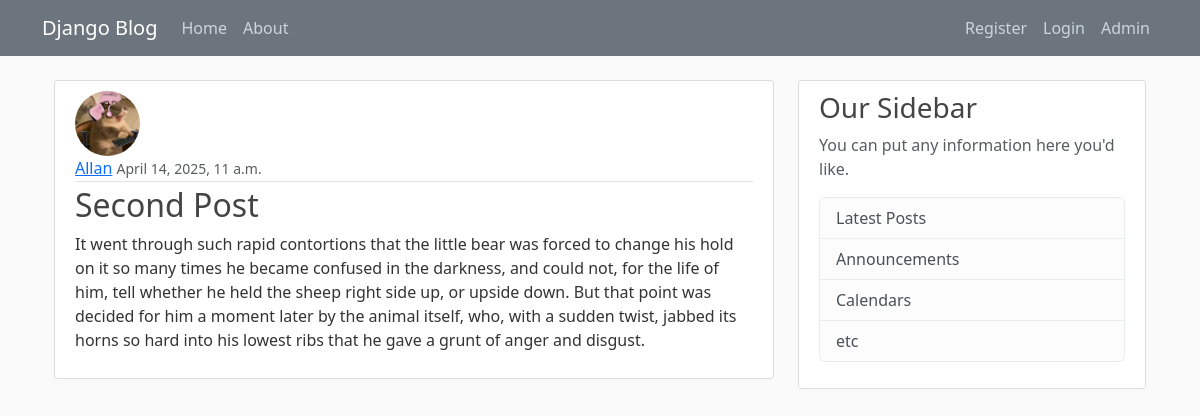
The app's page /post/2/ with its own data.
### MyBlog/models.py (models this page shows, shortened)
class Post(models.Model):
    author = models.ForeignKey(User, on_delete=models.CASCADE)
    title = models.CharField(max_length=100)
    content = models.TextField()
    date_posted = models.DateTimeField(default=timezone.now)

### MyBlog_Users/models.py (models this page shows, shortened)
class Profile(models.Model):
    user = models.OneToOneField(User, on_delete=models.CASCADE)
    image = models.ImageField(upload_to='profile_pics', default='default.jpg')

### MyBlog/views.py (the view)
# urls.py: path('post/<int:pk>/',PostDetailView.as_view(), name='post_detail'),
class PostDetailView(DetailView):
    model = Post

### MyBlog/Templates/MyBlog/post_detail.html (shortened to what this page needs)
{% extends 'Blog/base.html' %}
{% block content %}
            <article class="media content-section">
                <img class="rounded-circle article-img" src="{{ object.author.profile.image.url }}">
              <div class="media-body">
                <div class="article-metadata">
                  <a class="mr-2" href="#">{{ object.author }}</a>
                  <small class="text-muted">{{ object.date_posted }}</small>
                </div>
                <h2 class="article-title">{{ object.title }}</h2>
                <p class="article-content">{{ object.content }}</p>
              </div>
            </article>
{% endblock %}

### MyBlog/static/blog/main.css (style rules this page uses)
body { background: #fafafa; color: #333333; margin-top: 5rem; }
h1, h2, h3, h4, h5, h6 { color: #444444; }
.content-section { background: #ffffff; padding: 10px 20px; border: 1px solid #dddddd; border-radius: 3px; margin-bottom: 20px; }
.article-title { color: #444444; }
.article-content { white-space: pre-line; }
.article-img { height: 65px; width: 65px; margin-right: 16px; }
.article-metadata { padding-bottom: 1px; margin-bottom: 4px; border-bottom: 1px solid #e3e3e3 }

### records on screen
Post: author.profile.image (picture), author "Allan", date_posted "April 14, 2025, 11 a.m.", title "Second Post", content "It went through such rapid contortions that the little bear was forced to change his hold on it so many times he became confused in the darkness, and could not, for the life of him, tell whether he held the sheep right side up, or upside down. But that point was decided for him a moment later by the animal itself, who, with a sudden twist, jabbed its horns so hard into his lowest ribs that he gave a grunt of anger and disgust."
